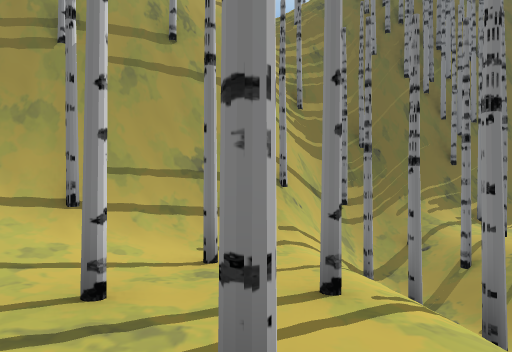
View 1 (above)

22 first-person views from a walk through a Unity game level. The camera is 1.5 m above the floor, looks level and sees 75° across. The floor is counted in squares, 2 m on a side. Each view is taken from the middle of a square. On the plan, view 1 faces up. The plan holds only what a view shows up to about 11 squares ahead; the rest is blank. The place goes on beyond the plan.

View 2
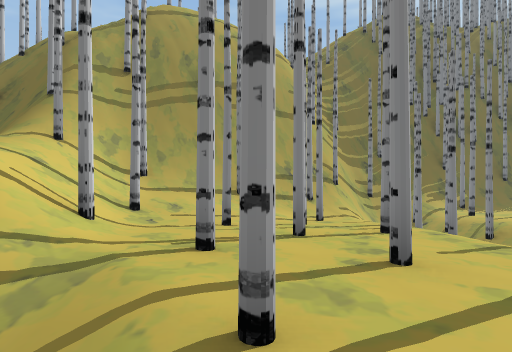

View 3
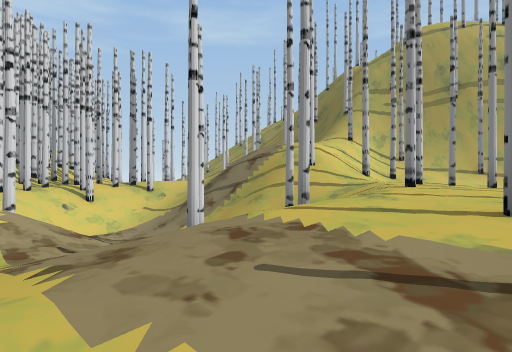

View 4
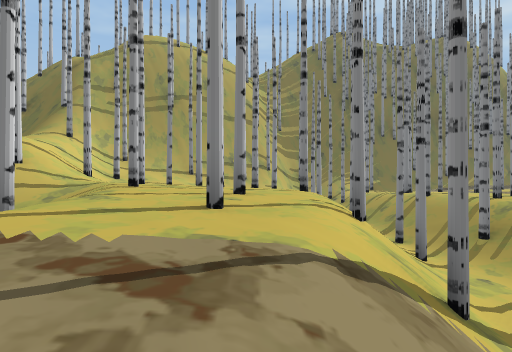

View 5
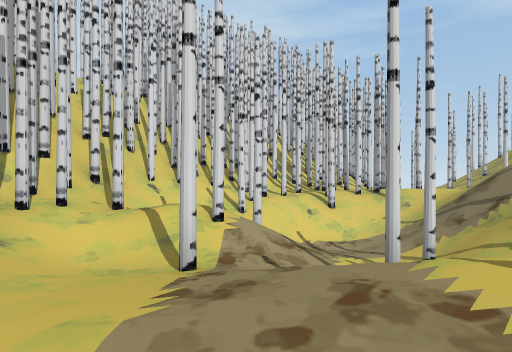

View 6
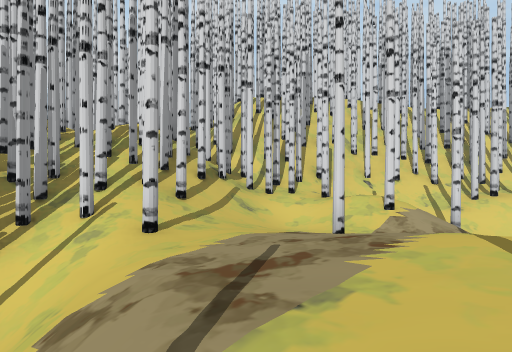

View 7
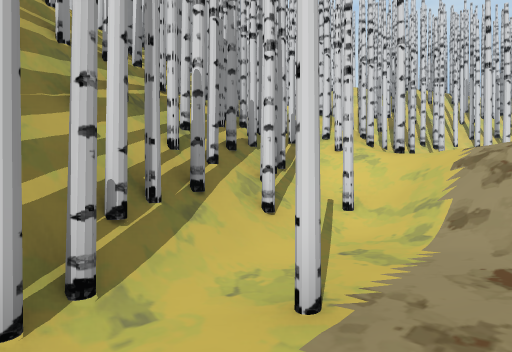

View 8
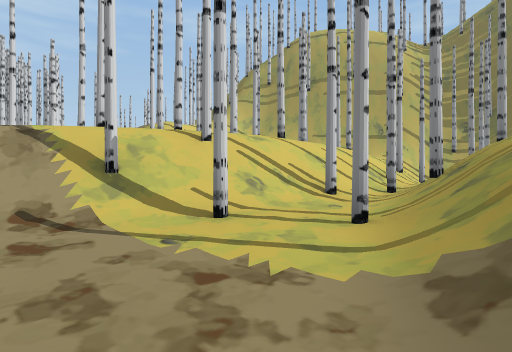

View 9
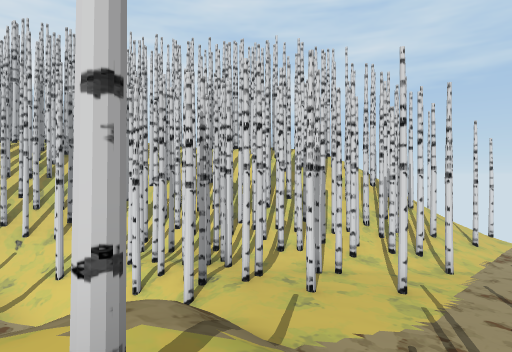

View 10
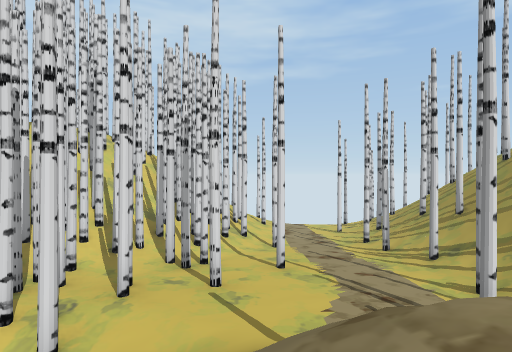

View 11
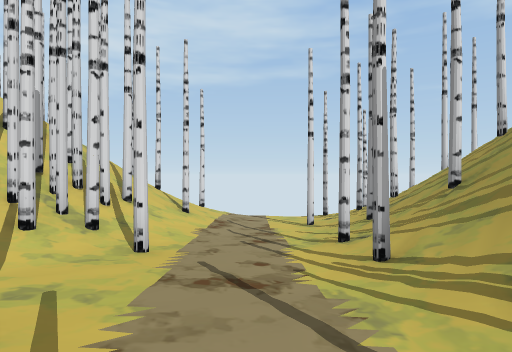

View 12
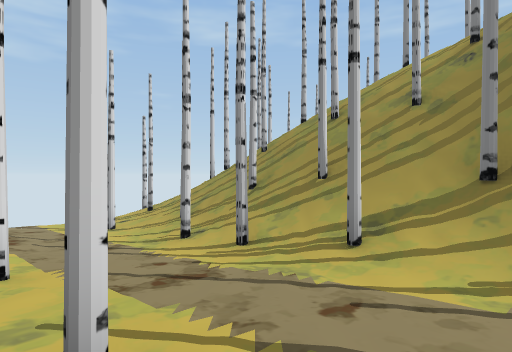

View 13
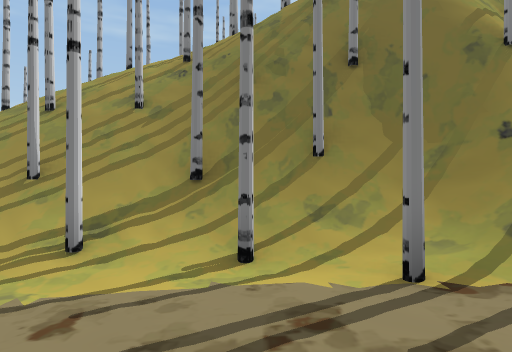

View 14
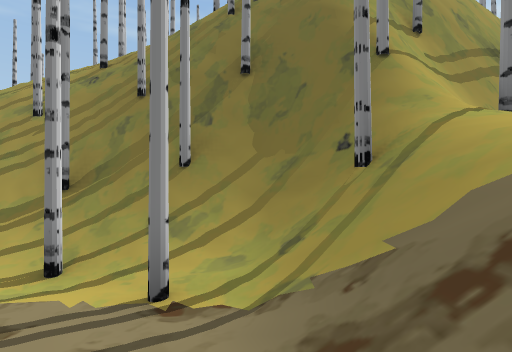

View 15
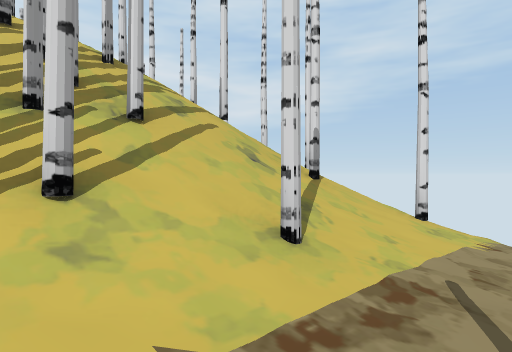

View 16
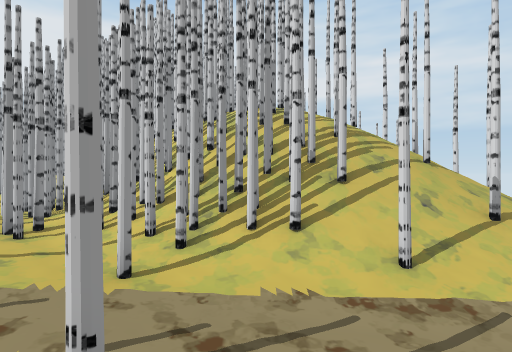

View 17
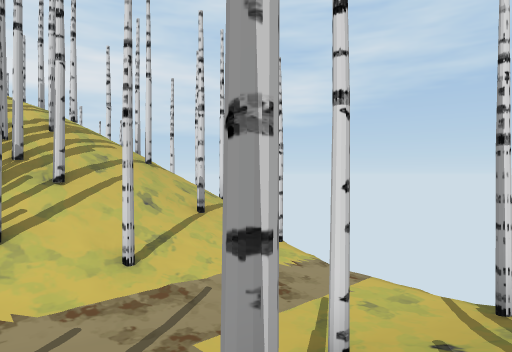

View 18
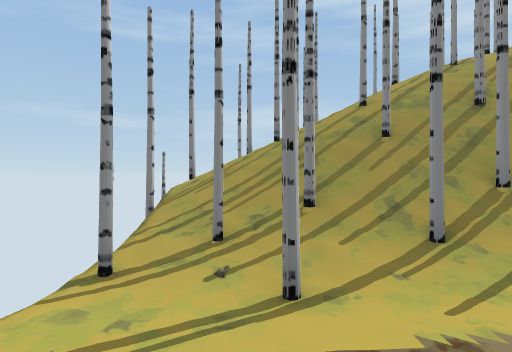

View 19
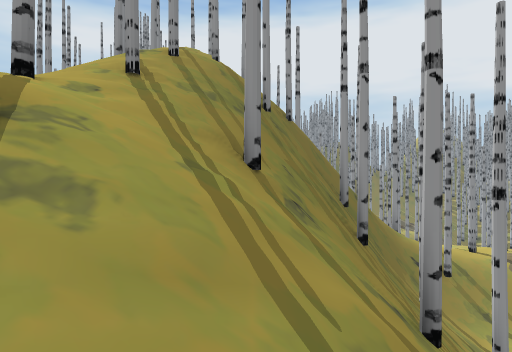

View 20
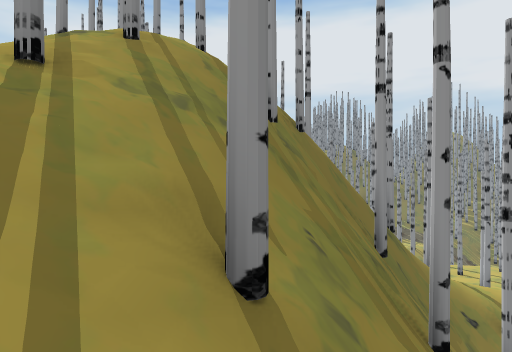

View 21
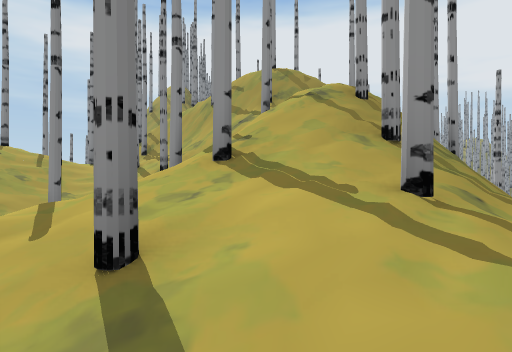

View 22
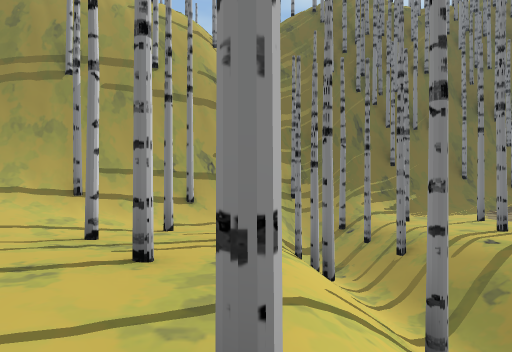

### Floor plan
Key: @ floor where view 1 was taken; # wall or solid block; x gap in a wall; . main floor; - floor 0.75 m lower than the main floor; _ floor 1.5 m lower than the main floor; : floor 2.5 m higher than the main floor; < floor 2.5 m lower than the main floor; ( floor 3.25 m lower than the main floor; + floor 8.75 m higher than the main floor; * floor 9.5 m higher than the main floor; / step, stairs or slope; = window, fence, low wall or low ledge; v drop or lower ground.
Columns run from 23 left of view 1 to 6 right of it. Each row starts with its distance up from view 1.
 16                 # v
 15                //*##
 14               //+*/#
 13               //#/#=
 12                #/##
 11          =///# //##     vv
 10         //////#/###   v v  ###
  9    #   #//##/// / #  vvv ####/
  8  #//#///#////// /x vvv  ##////
  7  /#///=///#vvvv//vvvv ####=/#-
  6  #//=///#/xvvvv/vv  ####=#/#--
  5  ///////##############///=//--
  4  /=/#//#///#=######//#/.///#--
  3  #_-/#////#////=/#///.../#</#
  2 v__#_--//.../////////.#../</..
  1 v___-----.....//:#//...#./#/#.
  0 v_------#.....//::/=...@.///-.
 -1 v///=///.......///#/#...=////.
 -2 v/#//###=####.///////..../#//
 -3 v///#######.##=////=/#.#./<<//
 -4 //#/##   #####////# #...#/<#//
 -5   ///#      ##/<<<   ..#//#((/
 -6    #/##      #////_#/...//(((/
 -7      ###     #x=///_/..///(#((
 -8              #//_ #--..//(((##
 -9              ##///.--.////###
-10              ######//##/####
-11                  #########

Where each view was taken, in squares from view 1:
view 1: 0 up, 0 right, facing up
view 2: 4 down, 2 left, facing up
view 3: 8 down, 0 right, facing up-left
view 4: 8 down, 0 right, facing up
view 5: 7 down, 0 right, facing left
view 6: 5 down, 1 right, facing down-left
view 7: 6 down, 6 right, facing down-left
view 8: 7 down, 6 right, facing up-left
view 9: 2 up, 6 left, facing down-left
view 10: 1 down, 6 left, facing left
view 11: 1 up, 11 left, facing left
view 12: 1 down, 11 left, facing up-left
view 13: 1 down, 11 left, facing up
view 14: 1 down, 9 left, facing up
view 15: 1 up, 17 left, facing down-left
view 16: 4 up, 17 left, facing down
view 17: 4 up, 17 left, facing down-left
view 18: 1 down, 20 left, facing up
view 19: 7 up, 16 left, facing right
view 20: 7 up, 14 left, facing right
view 21: 10 up, 15 left, facing right
view 22: 2 down, 1 right, facing up
